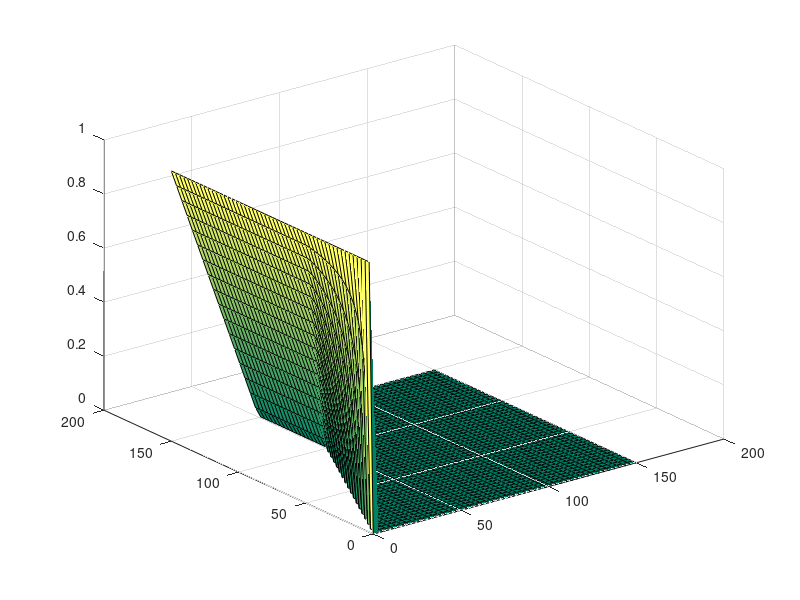

MATLAB code for this plot: (Note: this script raises an error after producing the figure.)
clear;
cut_off = 50; % threshold
[d1, total] = meshgrid(0:3:150, 0:3:150); 
dist_w_func = @(d1, d2) (max(1.0 - d1 ./ min(d2, cut_off), 0.0)) .* (d1 <= d2);
dist_w = dist_w_func(d1, total-d1);
% dist_w(d1 > total - d1) = NaN;
% dist_w(total - d1 < 0) = NaN;

figure(1);
t = surf(d1, total, dist_w);
colormap summer
alpha(0.5)
set(t, 'edgealpha', 0.6)
% shading interp
xlabel('Primary Ray Length')
ylabel('Total Ray Length')
zlabel('Distance Weight')
set(gca, 'FontName', 'Linux Biolinum')
% set(gca,'XTickLabel',[]);
% set(gca,'YTickLabel',[]);
% set(gca,'ZTickLabel',[]);
view(45, 20)

print(1, './plot_distance_weight_label.pdf', '-dpdf', '-r600');
